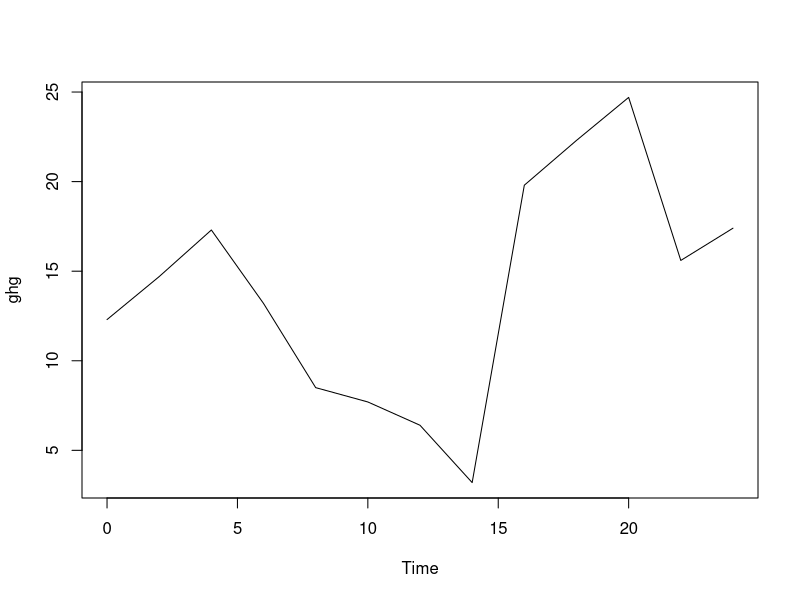

The R script that drew this image: (Note: this script raises an error after producing the figure.)
## Construct a data set (Imagine 2-hourly ghg emission data
## (methane) measured during a day).
## The emission vector (data in mg CH4 / m2*h) as a time series.
ghg <- ts(c(12.3, 14.7, 17.3, 13.2, 8.5, 7.7, 6.4, 3.2, 19.8, 
            22.3, 24.7, 15.6, 17.4), start=0, end=24, frequency=0.5)
## Have a look at the emission development.
plot(ghg)
## Calculate what has been emitted that day
## Assuming that emissions develop linearly between
## measurements
auc(time(ghg), ghg)

## The effect of below.zero:
## Shift data, so that we have negative emissions (immissions)
ghg <- ghg-10
## See the difference
plot(ghg)
abline(h=0)
## With thresh = NULL the negative emissions are subtracted
## from the positive emissions
auc(time(ghg), ghg)
## With thresh = 0 the negative emissions are set to 0
## and only the emissions >= 0 are counted.
auc(time(ghg), ghg, thresh = 0)